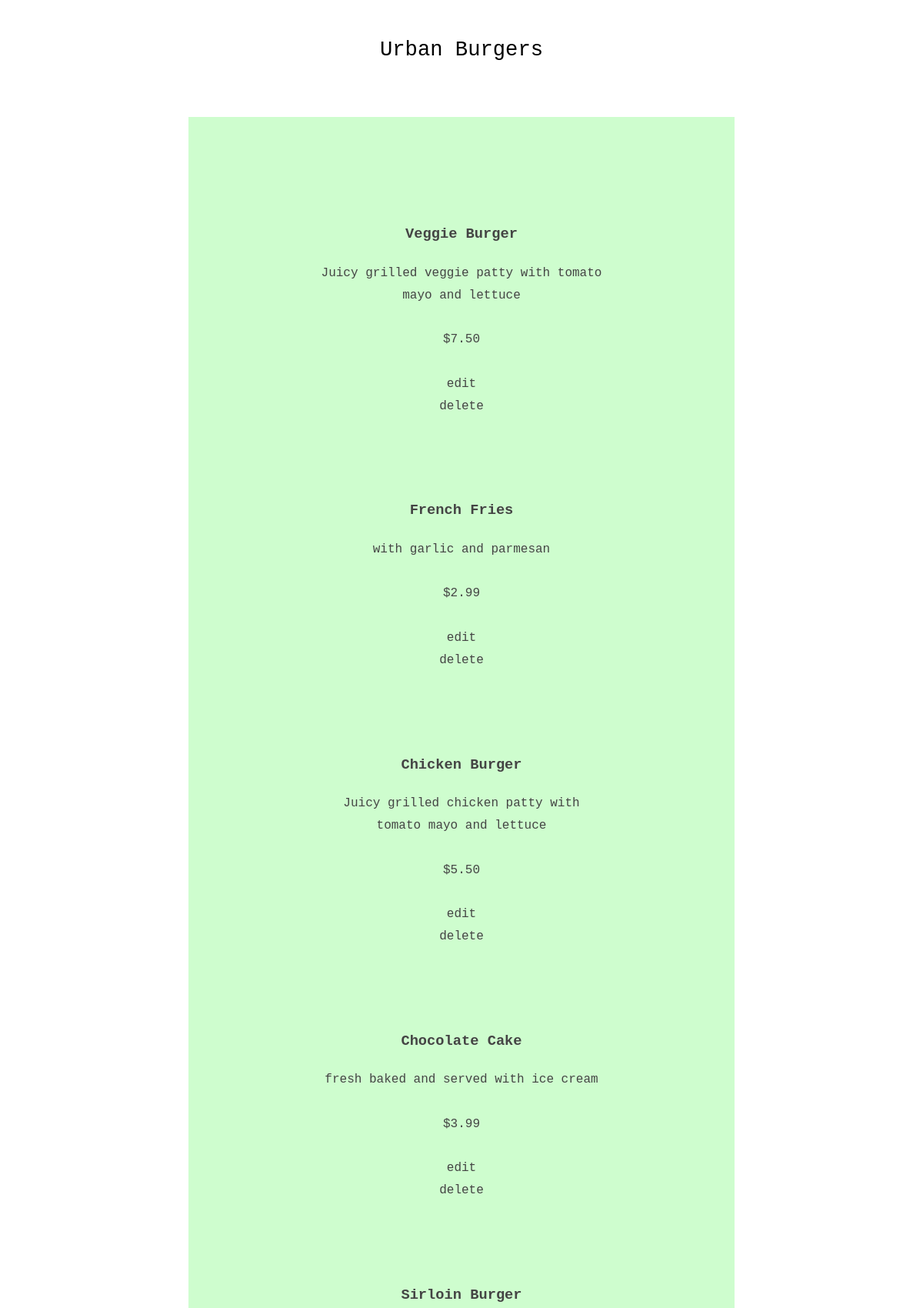
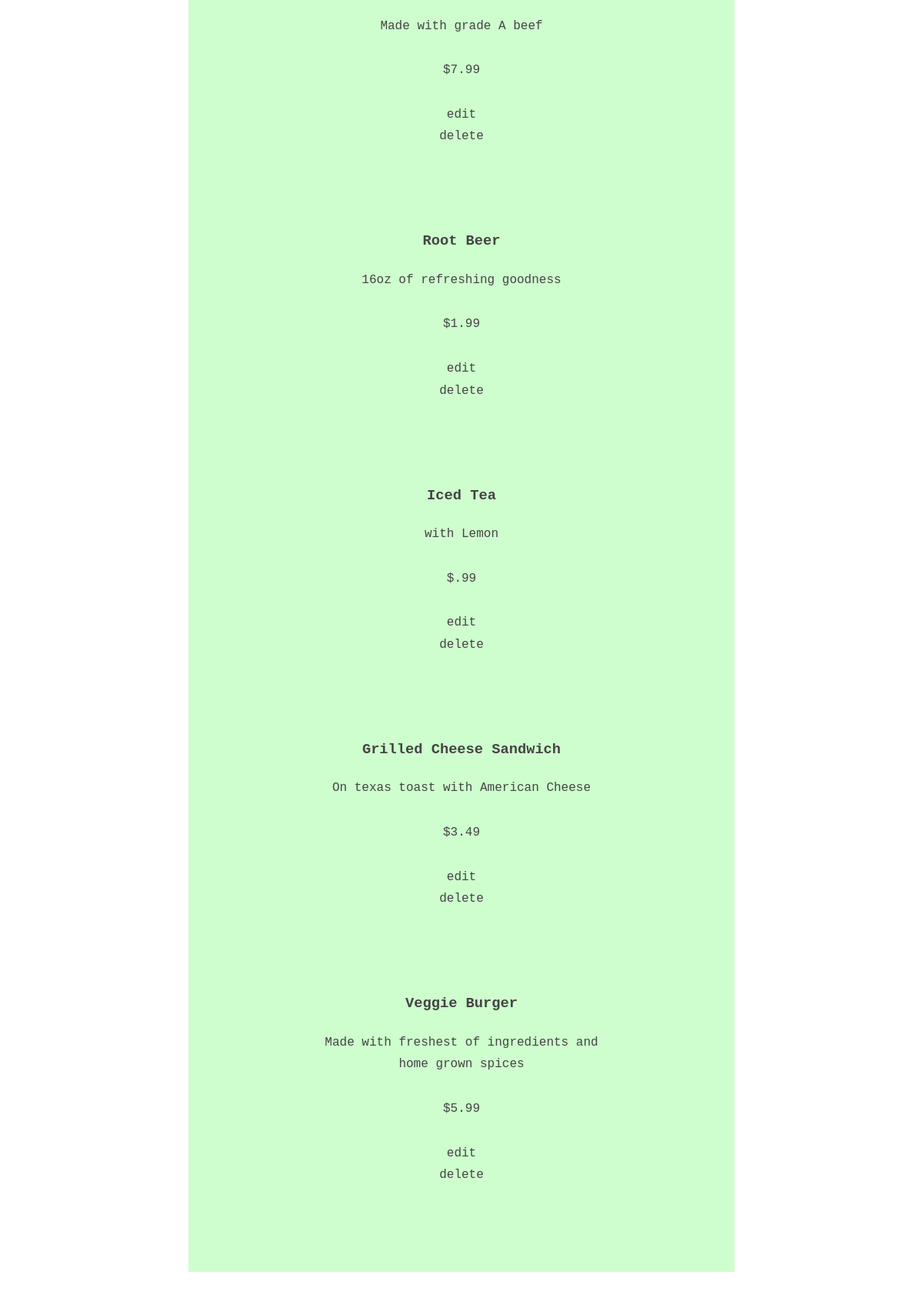
/restaurant/10/menu/ (upper part), run on the app's committed database (2 pictures, top to bottom).
### database_create.py (models this page shows, shortened)
class Restaurant(Base):
    __tablename__ = 'restaurant'
    id = Column(Integer, primary_key = True)
    name = Column(String(250), nullable = False)

class MenuItem(Base):
    __tablename__ = 'menu'
    id = Column(Integer, primary_key = True)
    name = Column(String(80), nullable = False)
    description = Column(String(250))
    price = Column(String(8))
    course = Column(String(250))
    restaurant_id = Column(Integer, ForeignKey('restaurant.id'))
    restaurant = relationship(Restaurant)

### finalProject.py (the view)
@app.route('/restaurant/<int:restaurant_id>/')
@app.route('/restaurant/<int:restaurant_id>/menu/')
def showMenu(restaurant_id):
    restaurant = session.query(Restaurant).filter_by(id = restaurant_id).one()
    items = session.query(MenuItem).filter_by(restaurant_id = restaurant.id)
    return render_template('menu.html', restaurant = restaurant, items = items)

### templates/menu.html (shortened to what this page needs)
<html>
<head>
	<link rel=stylesheet type=text/css href="{{ url_for('static', filename='styles.css') }}">
	</head>
<body>
<div id='menuheader'>
<h1>{{restaurant.name}}</h1>
</div>
<div id='flash'>
</div>
<div id ='list'>
	<div class="post">
	{% for i in items %}
	<h3>{{i.name}}</h3>
	{{i.description}}
	{{i.price}}
	<a href={{ url_for('editMenuItem', restaurant_id = restaurant.id, menu_id = i.id) }}>edit</a>
	<a href={{ url_for('deleteMenuItem', restaurant_id = restaurant.id, menu_id = i.id) }}>delete</a>
	{% endfor %}
</div>
</div>
</body>
</html>

### static/styles.css (style rules this page uses)
html { font-size: 16px; }
body { background-color: white; }
#flash { height: 2rem; font-family: courier new; font-weight: 300; font-size: 1rem; text-align: left; line-height: 1.8; color: #444444; width: 52%; text-decoration: none; }
#menuheader { background-position: center; height: 7rem; background-repeat: no-repeat; display: flex; justify-content: center; align-items: center; text-align: center; background-size: cover; }
#menuheader h1 { font-family: courier new; font-weight: 300; font-size: 1.7rem; color: black; }
#list { margin: auto; display: flex; flex-direction: column; align-items: center; width: 60%; background-color: #cefdce; margin-bottom: 5%; }
#list .post { margin-bottom: 7.5%; margin-top: 12.5%; display: flex; flex-direction: column; align-items: center; font-family: courier new; font-weight: 300; font-size: 1rem; text-align: center; line-height: 1.8; color: #444444; width: 52%; text-decoration: none; }
.post a { font-family: courier new; font-weight: 300; font-size: 1rem; text-align: center; line-height: 1.8; color: #444444; width: 52%; text-decoration: none; }

### data on the page
Restaurant: name "Urban Burgers"
MenuItem: name "Veggie Burger", description "Juicy grilled veggie patty with tomato mayo and lettuce", price "$7.50"
MenuItem: name "French Fries", description "with garlic and parmesan", price "$2.99"
MenuItem: name "Chicken Burger", description "Juicy grilled chicken patty with tomato mayo and lettuce", price "$5.50"
MenuItem: name "Chocolate Cake", description "fresh baked and served with ice cream", price "$3.99"
MenuItem: name "Sirloin Burger", description "Made with grade A beef", price "$7.99"
MenuItem: name "Root Beer", description "16oz of refreshing goodness", price "$1.99"
MenuItem: name "Iced Tea", description "with Lemon", price "$.99"
MenuItem: name "Grilled Cheese Sandwich", description "On texas toast with American Cheese", price "$3.49"
MenuItem: name "Veggie Burger", description "Made with freshest of ingredients and home grown spices", price "$5.99"
